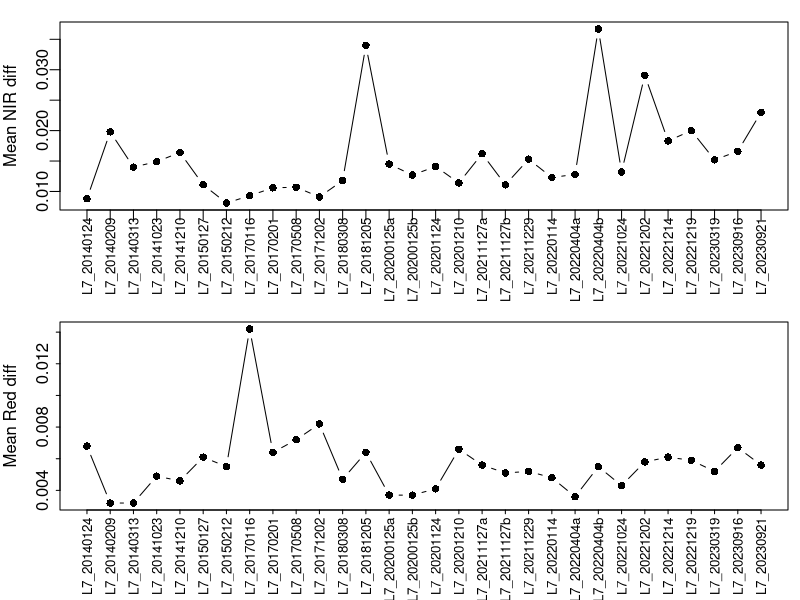
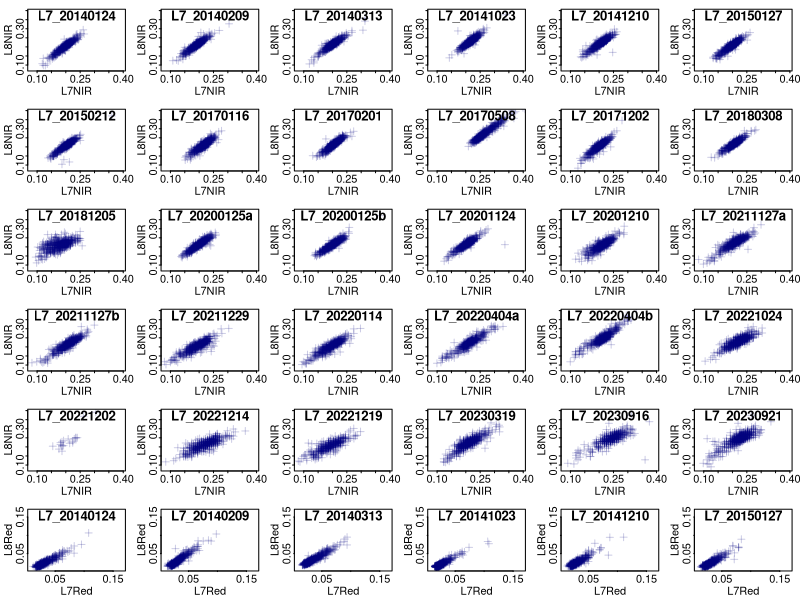
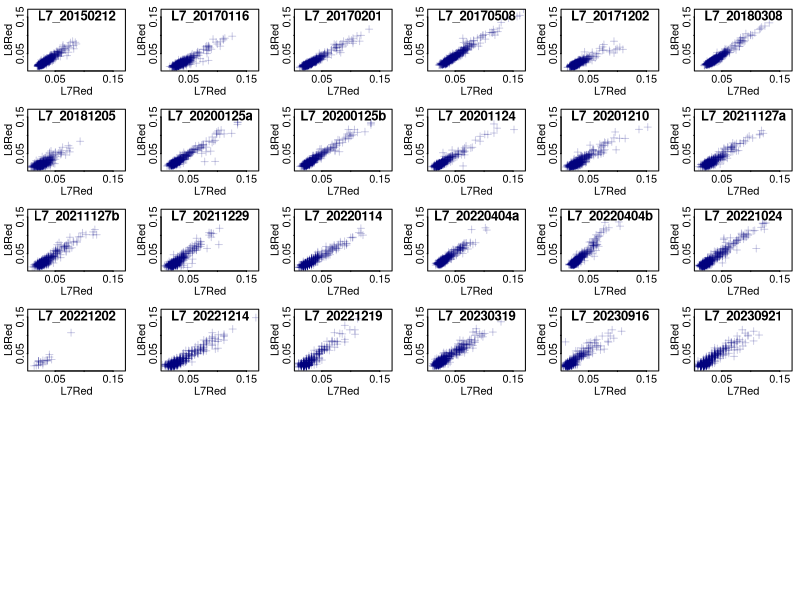
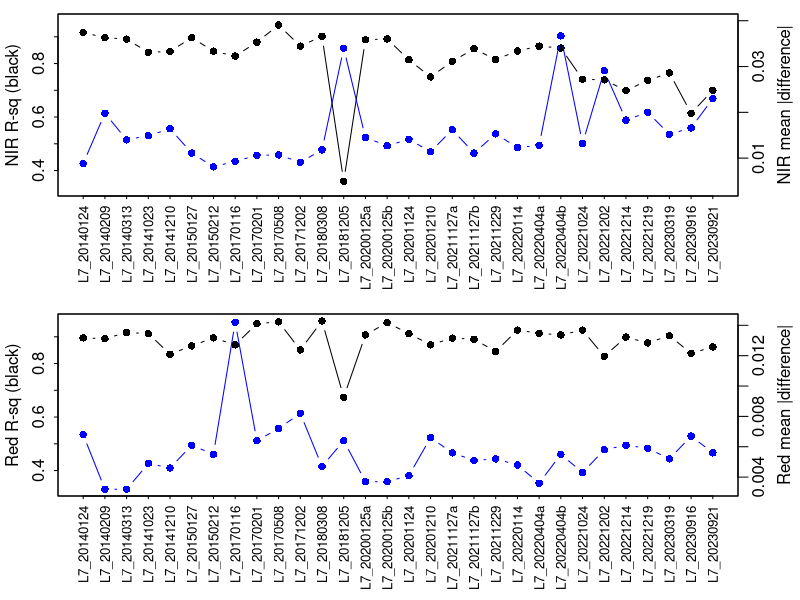
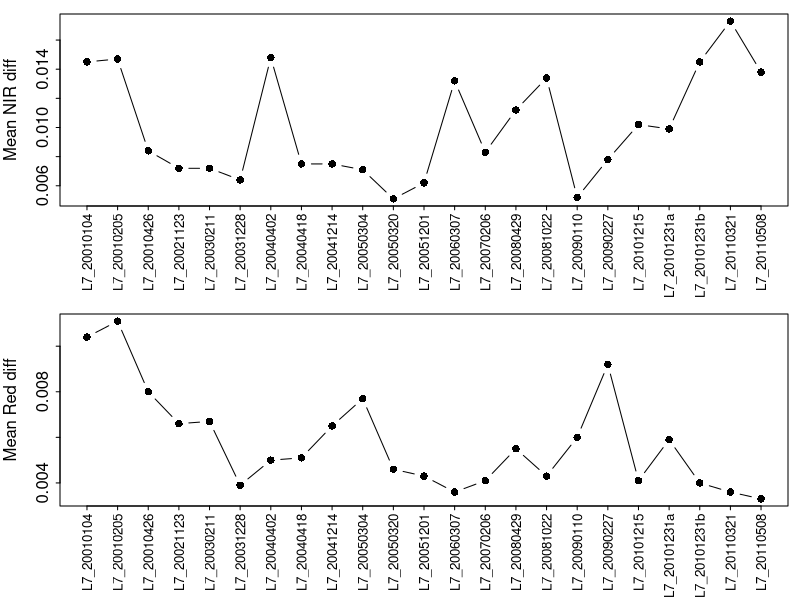
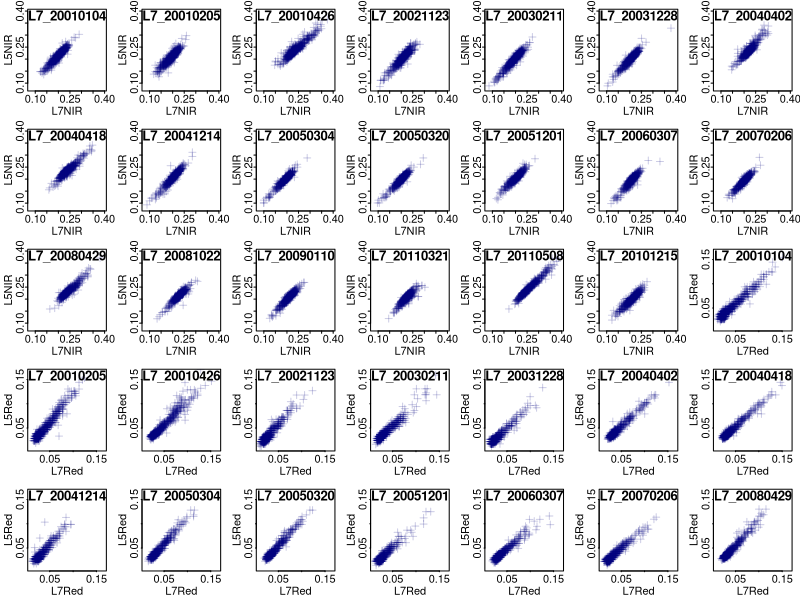
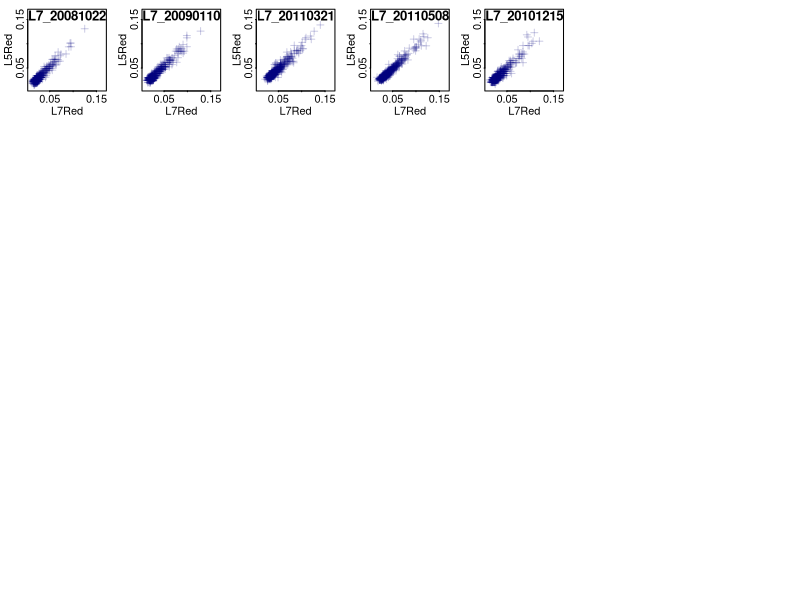
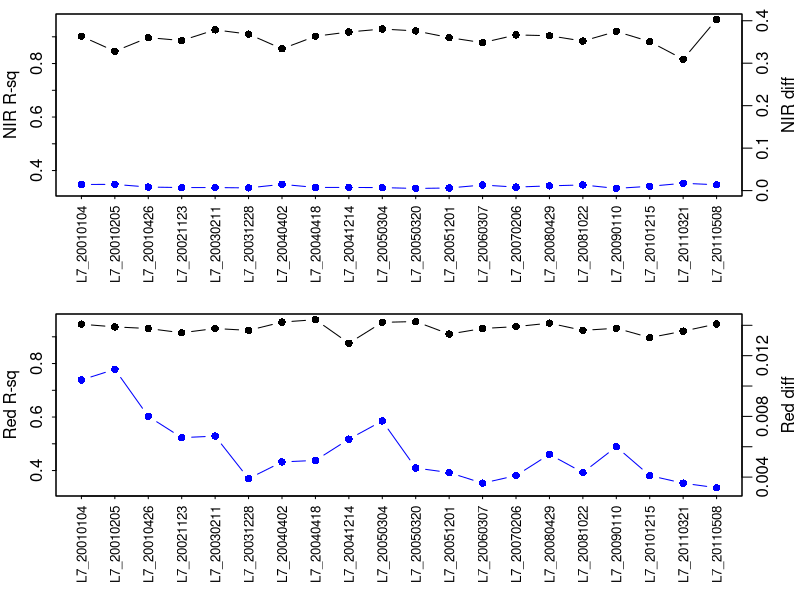

Generate these figures, in order, with R:
# -------------------------------------------------------------------------------------
# Landsat Harmonization Analysis - Bradford Forest
# This script builds on processing steps in Google Earth Engine (GEE) and ArcGIS Pro
# It harmonizes surface reflectance values across Landsat 5, 7, and 8 to enable
# consistent LAI estimation across time.

# GEE steps:
#  - Extracted cloud-free Landsat imagery over Bradford Forest
#  - Identified time-matched image pairs within ~8 days of each other
#  - Exporting R and NIR bands from each sensor
# GEE script: https://code.earthengine.google.com/ccea0823362ae6d5b4dc6e8b59d60317

# ArcGIS steps (can be replicated in any spatial software):
#  - Generated random points at a minimize separation to avoid spatial autocorrelation
#    (we used 350 m based on screening using Incremental Spatial Autocorrelation tool)
#  - Extracted Red and NIR band values from each Landsat image export to those points

# Reproducing this workflow:
#  - Use included sample_data/ for Bradford Forest for a script demonstration
#  - Or create your own datasets of date-matched NIR and Red reflectance values

# NOTE:
# Variable names like 'regNIR' and 'regRed' are reused and overwritten throughout this script
# Similarly, intermediate datasets like 'L5andL7' and 'L8andL7' are filtered and refined
#  iteratively while maintaining their name
# Therefore be mindful when backtracking or re-running earlier parts non-sequentially

library(reshape2)
library(scales)

################# CHANGE to your working directory
setwd('\\sample_data')
L5_NIR     = read.csv('L5_NIR_BandValues_Bradford.csv'      ,header=TRUE); L5_NIR    =L5_NIR[,-2]
L5_Red     = read.csv('L5_Red_BandValues_Bradford.csv'      ,header=TRUE); L5_Red    =L5_Red[,-2]
L7for5_NIR = read.csv('L7withL5_NIR_BandValues_Bradford.csv',header=TRUE); L7for5_NIR=L7for5_NIR[,-2]
L7for5_Red = read.csv('L7withL5_Red_BandValues_Bradford.csv',header=TRUE); L7for5_Red=L7for5_Red[,-2]
L7for8_NIR = read.csv('L7withL8_NIR_BandValues_Bradford.csv',header=TRUE); L7for8_NIR=L7for8_NIR[,-2]
L7for8_Red = read.csv('L7withL8_Red_BandValues_Bradford.csv',header=TRUE); L7for8_Red=L7for8_Red[,-2]
L8_NIR     = read.csv('L8_NIR_BandValues_Bradford.csv'      ,header=TRUE); L8_NIR    =L8_NIR[,-2]
L8_Red     = read.csv('L8_Red_BandValues_Bradford.csv'      ,header=TRUE); L8_Red    =L8_Red[,-2]

names(L5_NIR)[1] = names(L7for5_NIR)[1] = names(L7for8_NIR)[1] = names(L8_NIR)[1] =
names(L5_Red)[1] = names(L7for5_Red)[1] = names(L7for8_Red)[1] = names(L8_Red)[1] = 'pixelID'

# Remove rows where all values were nan or 0 (most needing removal are nan's). Mostly for Landsat 7
# instances where points fell in the black NoData striping that occurs in Landsat 7 images.
L5_NIR    =L5_NIR    [(rowSums(is.na(L5_NIR))    <(ncol(L5_NIR)-1))     & (rowSums(L5_NIR[,-1],na.rm=TRUE)    !=0),] 
L5_Red    =L5_Red    [(rowSums(is.na(L5_Red))    <(ncol(L5_Red)-1))     & (rowSums(L5_Red[,-1],na.rm=TRUE)    !=0),]
L7for5_NIR=L7for5_NIR[(rowSums(is.na(L7for5_NIR))<(ncol(L7for5_NIR)-1)) & (rowSums(L7for5_NIR[,-1],na.rm=TRUE)!=0),]
L7for5_Red=L7for5_Red[(rowSums(is.na(L7for5_Red))<(ncol(L7for5_Red)-1)) & (rowSums(L7for5_Red[,-1],na.rm=TRUE)!=0),]
L7for8_NIR=L7for8_NIR[(rowSums(is.na(L7for8_NIR))<(ncol(L7for8_NIR)-1)) & (rowSums(L7for8_NIR[,-1],na.rm=TRUE)!=0),]
L7for8_Red=L7for8_Red[(rowSums(is.na(L7for8_Red))<(ncol(L7for8_Red)-1)) & (rowSums(L7for8_Red[,-1],na.rm=TRUE)!=0),]
L8_NIR    =L8_NIR    [(rowSums(is.na(L8_NIR))    <(ncol(L8_NIR)-1))     & (rowSums(L8_NIR[,-1],na.rm=TRUE)    !=0),]
L8_Red    =L8_Red    [(rowSums(is.na(L8_Red))    <(ncol(L8_Red)-1))     & (rowSums(L8_Red[,-1],na.rm=TRUE)    !=0),]

# It was good to have some redundancy to field names at first, as an accuracy check, but lets simplify a little now
names(L5_NIR)    =gsub('_NIR','',names(L5_NIR))
names(L5_Red)    =gsub('_R'  ,'',names(L5_Red))
names(L7for5_NIR)=gsub('_NIR','',names(L7for5_NIR))
names(L7for5_Red)=gsub('_R'  ,'',names(L7for5_Red))
names(L7for8_NIR)=gsub('_NIR','',names(L7for8_NIR))
names(L7for8_Red)=gsub('_R'  ,'',names(L7for8_Red))
names(L8_NIR)    =gsub('_NIR','',names(L8_NIR))
names(L8_Red)    =gsub('_R'  ,'',names(L8_Red))

#############################################################################
## Landsat 7 and 8
#############################################################################

L7L8DateMatches = read.csv('L7toL8MatchesTable_Bradford.csv', header=TRUE)

## Get each of the L5 and L7 datasets into long data frame form
L8_NIRlong    = melt(L8_NIR,     na.rm=FALSE, value.name='L8NIR',id="pixelID"); names(L8_NIRlong)[2]    ="L8date"
L7for8_NIRlong= melt(L7for8_NIR, na.rm=FALSE, value.name="L7NIR",id="pixelID"); names(L7for8_NIRlong)[2]="L7date"
L8_Redlong    = melt(L8_Red,     na.rm=FALSE, value.name='L8Red',id="pixelID"); names(L8_Redlong)[2]    ="L8date"
L7for8_Redlong= melt(L7for8_Red, na.rm=FALSE, value.name='L7Red',id="pixelID"); names(L7for8_Redlong)[2]="L7date"

# Add a column that gives the L7 date to be matched to each L8 date
L8andL7NIR = merge(L8_NIRlong, L7L8DateMatches,by='L8date',all.x=TRUE)

# Add a column that gives the L7 NIR values (found by linking to the L7 dates just added)
L8andL7NIR = merge(L8andL7NIR, L7for8_NIRlong ,by=c('pixelID','L7date'),all.x=TRUE)

# You now have a table with L8 & L7 NIR values. Now we add L8 & L7 Red values
L8andL7pre    = merge(L8andL7NIR, L8_Redlong    ,by=c('pixelID','L8date'),all.x=TRUE)
L8andL7pre    = merge(L8andL7pre, L7for8_Redlong,by=c('pixelID','L7date'),all.x=TRUE)

# Remove L7_20230324 records. The L7 striping must have been bad for that one because there are only 3 records.
L8andL7pre = L8andL7pre[L8andL7pre$L7date!="L7_20230324",]

# Copy the date frame and begin noise removal on the new data frame
L8andL7 = L8andL7pre[rowSums(!is.na(L8andL7pre))==ncol(L8andL7pre), ]

# For comparison, check regression now, BEFORE eliminating data after 2020 or other bad dates
regNIR = lm(L8NIR~L7NIR,data=L8andL7pre); summary(regNIR)$adj.r.squared
regRed = lm(L8Red~L7Red,data=L8andL7pre); summary(regRed)$adj.r.squared

## Check  whether there are any date pairs that should be excluded because of major differences
## in values, which would suggest a large-scale change happened at the study area in between
## the matched images
L8andL7$NIRdiff = abs(L8andL7$L8NIR - L8andL7$L7NIR)
L8andL7$Reddiff = abs(L8andL7$L8Red - L8andL7$L7Red)

## Plot the NIR difference between missions for date pairs
par(mfrow=c(2,1),mar=c(4.5,3,1.1,0.6),mgp=c(2,0.4,0))
L8andL7NIRdiff_agg = aggregate(L8andL7$NIRdiff, list(L8andL7$L7dateunique),FUN=mean,na.rm=TRUE); 
L8andL7NIRdiff_agg$x = round(L8andL7NIRdiff_agg$x,4)
L8andL7NIRdiff_agg[order(-L8andL7NIRdiff_agg$x),] ## take a look -- any pairs with unusually high differences?
xseq = seq(1,length(L8andL7NIRdiff_agg$x))
plot(L8andL7NIRdiff_agg$x ~ xseq,xaxt='n',pch=16,type='b',ylab='Mean NIR diff',xlab='')
axis(1,at=xseq,labels=L8andL7NIRdiff_agg$Group.1,cex.axis=0.8,las=2)
#  L7_20181205, L7_20220404b looks bad

L8andL7Reddiff_agg = aggregate(L8andL7$Reddiff, list(L8andL7$L7dateunique),FUN=mean,na.rm=TRUE) 
L8andL7Reddiff_agg$x = round(L8andL7Reddiff_agg$x,4)
L8andL7Reddiff_agg[order(-L8andL7Reddiff_agg$x),] ## take a look -- any pairs with unusually high differences?
xseq = seq(1,length(L8andL7Reddiff_agg$x))
plot(L8andL7Reddiff_agg$x ~ xseq,xaxt='n',pch=16,type='b',tck=-0.02,ylab='Mean Red diff',xlab='')
axis(1,at=xseq,labels=L8andL7Reddiff_agg$Group.1,cex.axis=0.8,las=2,tck=-0.02)
#  L7_20170116 looks bad

# Eliminate data after 2020. Spectral drift means data is less reliable starting in 2021
# https://pubs.usgs.gov/publication/70224264
L8andL7$year = as.numeric(substr(L8andL7$L7date,4,7))
L8andL7=L8andL7[L8andL7$year<=2020,]

# Regression AFTER eliminating data after 2020
regNIR = lm(L8NIR~L7NIR,data=L8andL7); summary(regNIR)$adj.r.squared
regRed = lm(L8Red~L7Red,data=L8andL7); summary(regRed)$adj.r.squared

# Eliminate the other bad pairs
L8andL7=subset(L8andL7, subset = L7date != 'L7_20181205' & L7date != 'L7_20170116')

# Regression AFTER eliminating those other bad pairs
regNIR = lm(L8NIR~L7NIR,data=L8andL7); summary(regNIR)$adj.r.squared
regRed = lm(L8Red~L7Red,data=L8andL7); summary(regRed)$adj.r.squared

L8andL7=L8andL7[rowSums(!is.na(L8andL7))==ncol(L8andL7), ]
nrow(L8andL7)

## More noise filtering at the pixel level, based on cases where L8 and L7 found very different values 
## for pixels, which again suggest real changes on the ground in between matched dates, though
## at a smaller scale now. First we use a screening method based on Roy 2016, which only removes 
## extremely misalligned data
L8andL7$NIRnoisecalc = abs(L8andL7$L8NIR-L8andL7$L7NIR) / (0.5*abs(L8andL7$L8NIR+L8andL7$L7NIR))
L8andL7$NIRnoisy     = ifelse(L8andL7$NIRnoisecalc > 1, 1, 0)

L8andL7$Rednoisecalc = abs(L8andL7$L8Red-L8andL7$L7Red) / (0.5*abs(L8andL7$L8Red+L8andL7$L7Red))
L8andL7$Rednoisy     = ifelse(L8andL7$Rednoisecalc > 1, 1, 0)

# set "noisy" field to 1 in cases where either band is mismatched
L8andL7$noisy = ifelse((L8andL7$NIRnoisy | L8andL7$Rednoisy) == 1, 1, 0)

mean(L8andL7$noisy,na.rm=TRUE) # the portion removed via Roy 2016 adapted method. It will likely be tiny

# Environment clean up
L8andL7 = within(L8andL7, rm(NIRnoisy,Rednoisy,NIRnoisecalc,Rednoisecalc))
rm(L8_NIRlong,L7for8_NIRlong,L8_Redlong,L7for8_Redlong,L8andL7NIR)

## We need to do more here because there are still major disparities that suggest some type
#  of change on the ground between the paired Landsat dates.
#  Additional screening will be based simply on absolute differences.

## To set an unacceptable amount of disparity, calculate mean and st. dev. of the L8-to-L7 differences
#  and we'll say the mean + 3*sd is the cut-off. Anything higher is eliminated.
#  That is, we define an acceptable level of difference between date-matched pixels,
#  and if the difference exceeds that, we assume real change happened on the ground and eliminate it
L8andL7$NIRnoisy2 = ifelse(L8andL7$NIRdiff > 
                             mean(L8andL7$NIRdiff,na.rm=TRUE) + 3*sd(L8andL7$NIRdiff,na.rm=TRUE), 1, 0)
L8andL7$Rednoisy2 = ifelse(L8andL7$Reddiff > 
                             mean(L8andL7$Reddiff,na.rm=TRUE) + 3*sd(L8andL7$Reddiff,na.rm=TRUE), 1, 0)

# set "noisy2" field to 1 in cases where either band is mismatched
L8andL7$noisy2 = ifelse((L8andL7$NIRnoisy2 | L8andL7$Rednoisy2) == 1, 1, 0) # Set to 1 if either is high
mean(L8andL7$noisy2,na.rm=TRUE) # the portion removed by new noise screening

# Environment Clean up
L8andL7 = within(L8andL7, rm(NIRdiff,Reddiff,NIRnoisy2,Rednoisy2))

# Regression BEFORE eliminating noisy data
regNIR = lm(L8NIR~L7NIR,data=L8andL7); summary(regNIR)$adj.r.squared
regRed = lm(L8Red~L7Red,data=L8andL7); summary(regRed)$adj.r.squared

# Remove the noisy data
L8andL7final=L8andL7[L8andL7$noisy==0 & L8andL7$noisy2==0,]
L8andL7final=L8andL7final[rowSums(!is.na(L8andL7final))==ncol(L8andL7final), ]
nrow(L8andL7final)

# Regression AFTER eliminating noisy data
regNIR_L7asL8 = lm(L8NIR~L7NIR,data=L8andL7final); summary(regNIR_L7asL8)$adj.r.squared
regRed_L7asL8 = lm(L8Red~L7Red,data=L8andL7final); summary(regRed_L7asL8)$adj.r.squared


# GRAPHING
# Graphing scatterplots at individual dates
L7dates = unique(L8andL7pre$L7dateunique) ; L7dates
par(mfrow=c(6,6),mar=c(2.2,2.1,0.7,0.6),mgp=c(1.0,0.1,0))
L7L8NIR_Rsqs = L7L8Red_Rsqs = c()

for (x in L7dates){
  with(L8andL7pre[L8andL7pre$L7dateunique==x,], 
      plot(L8NIR~L7NIR, pch=3,col=alpha('navy',0.2),xlim=c(0.08,0.395), ylim=c(0.08,0.395),tck=-0.03))
      title(main=x,line=-0.85)
  rsq = with(L8andL7pre[L8andL7pre$L7dateunique==x,], round(summary(lm(L8NIR~L7NIR))$adj.r.squared,3))
  print(paste(x,rsq))
  L7L8NIR_Rsqs[which(L7dates==x)]=rsq
}

for (x in L7dates){
  with(L8andL7pre[L8andL7pre$L7dateunique==x,], 
       plot(L8Red~L7Red, pch=3,col=alpha('navy',0.2),xlim=c(0.009,0.165),ylim=c(0.009,0.165),tck=-0.01))
       title(main=x,line=-0.85)
  rsq = with(L8andL7pre[L8andL7pre$L7dateunique==x,], round(summary(lm(L8Red~L7Red))$adj.r.squared,3))
  print(paste(x,rsq))
  L7L8Red_Rsqs[which(L7dates==x)]=rsq
}

# Graphing R-squared and average differences across individual dates
L7L8Rsqs = data.frame(cbind(L7dates,L7L8NIR_Rsqs,L7L8Red_Rsqs))

L7L8Rsqs = merge(L7L8Rsqs, L8andL7NIRdiff_agg, by.x = 'L7dates', by.y='Group.1')
  names(L7L8Rsqs)[length(L7L8Rsqs)]='L7L8NIR_diff'
L7L8Rsqs = merge(L7L8Rsqs, L8andL7Reddiff_agg, by.x = 'L7dates', by.y='Group.1')
  names(L7L8Rsqs)[length(L7L8Rsqs)]='L7L8Red_diff'

L7dates = unique(L8andL7pre$L7dateunique) ; L7dates

xseq = seq(1,nrow(L7L8Rsqs))
par(mfrow=c(2,1),mar=c(5.2,2.9,0.7,3.1),mgp=c(1.8,0.5,0))
plot(L7L8Rsqs$L7L8NIR_Rsqs ~ xseq,xaxt='n',pch=16,type='b',tck=-0.02,ylab='NIR R-sq (black)',xlab='',ylim=c(0.33,0.96))
  axis(1,at=xseq,labels=L7L8Rsqs$L7dates,cex.axis=0.8,las=2,tck=-0.015)
par(new=TRUE);
plot(L7L8Rsqs$L7L8NIR_diff ~ xseq,xaxt='n',yaxt='n',pch=16,type='b',tck=-0.02,col='blue',ylab='',xlab='',ylim=c(0.0032,0.0400))
  axis(4) ; mtext('NIR mean |difference|', side=4,line=1.8)
  
plot(L7L8Rsqs$L7L8Red_Rsqs ~ xseq,xaxt='n',pch=16,type='b',tck=-0.02,ylab='Red R-sq (black)',xlab='',ylim=c(0.33,0.96))
  axis(1,at=xseq,labels=L7L8Rsqs$L7dates,cex.axis=0.8,las=2,tck=-0.015)
par(new=TRUE);
plot(L7L8Rsqs$L7L8Red_diff ~ xseq,xaxt='n',yaxt='n',pch=16,type='b',tck=-0.02,col='blue',ylab='',xlab='',ylim=c(0.0032,0.0143))
  axis(4) ; mtext('Red mean |difference|', side=4,line=1.8)
  

# Graphing giant scatterplots
  
#par(mfrow=c(3,2),mar=c(2.2,2.1,0.7,0.6),mgp=c(1.0,0.1,0))
#with(L8andL7final,  plot(L8NIR~L7NIR, pch=3,col=alpha('navy',0.2),xlim=c(0.10,0.395),ylim=c(0.10,0.395)))
#abline(a=0,b=1,lwd=2) ; abline(regNIR_L7asL8,col='tomato3',lwd=2)
#with(L8andL7final,  plot(L8Red~L7Red, pch=3,col=alpha('navy',0.2),xlim=c(0.009,0.165),ylim=c(0.009,0.165)))
#abline(a=0,b=1,lwd=2) ; abline(regRed_L7asL8,col='tomato3',lwd=2)


#############################################################################
## Landsat 5 and 7
#############################################################################

L5L7DateMatches = read.csv('L5toL7MatchesTable_Bradford.csv', header=TRUE)

## Get each of the L5 and L7 datasets into long data frame form
L5_NIRlong    = melt(L5_NIR,     na.rm=FALSE, value.name='L5NIR',id="pixelID"); names(L5_NIRlong)[2]    ="L5date"
L7for5_NIRlong= melt(L7for5_NIR, na.rm=FALSE, value.name="L7NIR",id="pixelID"); names(L7for5_NIRlong)[2]="L7date"
L5_Redlong    = melt(L5_Red,     na.rm=FALSE, value.name='L5Red',id="pixelID"); names(L5_Redlong)[2]    ="L5date"
L7for5_Redlong= melt(L7for5_Red, na.rm=FALSE, value.name='L7Red',id="pixelID"); names(L7for5_Redlong)[2]="L7date"

# Add a column that gives the L7 date to be matched to each L5 date
L5andL7NIR = merge(L5_NIRlong, L5L7DateMatches,by='L5date',all.x=TRUE)

# Add a column that gives the L7 NIR values (found by linking to the L7 dates just added)
L5andL7NIR = merge(L5andL7NIR, L7for5_NIRlong ,by=c('pixelID','L7date'),all.x=TRUE)

# You now have a table with L5 & L7 NIR values. Now we add L5 & L7 Red values
L5andL7pre    = merge(L5andL7NIR, L5_Redlong    ,by=c('pixelID','L5date'),all.x=TRUE)

L5andL7pre    = merge(L5andL7pre, L7for5_Redlong,by=c('pixelID','L7date'),all.x=TRUE)

# Copy the date frame and do noise removal on the new data frame
L5andL7 = L5andL7pre

## Check out whether there are any date pairs that should be excluded because of major
## differences in values, which would suggest a large-scale change happened in the study area.

regNIR = lm(L7NIR~L5NIR,data=L5andL7pre); summary(regNIR)$adj.r.squared
regRed = lm(L7Red~L5Red,data=L5andL7pre); summary(regRed)$adj.r.squared

L5andL7$NIRdiff = abs(L5andL7$L5NIR - L5andL7$L7NIR)
L5andL7$Reddiff = abs(L5andL7$L5Red - L5andL7$L7Red)

par(mfrow=c(2,1),mar=c(4.7,3,0.7,0.6),mgp=c(2,0.4,0))
L5andL7NIRdiff_agg = aggregate(L5andL7$NIRdiff, list(L5andL7$L7dateunique), FUN=mean,na.rm=TRUE) 
L5andL7NIRdiff_agg$x = round(L5andL7NIRdiff_agg$x,4)
L5andL7NIRdiff_agg[order(-L5andL7NIRdiff_agg$x),] ## take a look -- any pairs with unusually high differences?
xseq = seq(1,length(L5andL7NIRdiff_agg$x))
plot(L5andL7NIRdiff_agg$x ~ xseq,xaxt='n',pch=16,type='b',tck=-0.02,ylab='Mean NIR diff',xlab='')
axis(1,at=xseq,labels=L5andL7NIRdiff_agg$Group.1,cex.axis=0.8,las=2,tck=-0.02)

L5andL7Reddiff_agg = aggregate(L5andL7$Reddiff, list(L5andL7$L7dateunique), FUN=mean,na.rm=TRUE) 
L5andL7Reddiff_agg$x = round(L5andL7Reddiff_agg$x,4)
L5andL7Reddiff_agg[order(-L5andL7Reddiff_agg$x),] ## take a look -- any pairs with unusually high differences?
xseq = seq(1,length(L5andL7Reddiff_agg$x))
plot(L5andL7Reddiff_agg$x ~ xseq,xaxt='n',pch=16,type='b',tck=-0.02,ylab='Mean Red diff',xlab='')
axis(1,at=xseq,labels=L5andL7Reddiff_agg$Group.1,cex.axis=0.8,las=2,tck=-0.02)


## Based on looking also at R-squared further down, we remove the following because of NIR discrepancies.
L5andL7=subset(L5andL7, subset = L7date != 'L7_20090227' & L7date != 'L7_20101231')
L5andL7=L5andL7[rowSums(!is.na(L5andL7))==ncol(L5andL7), ]

nrow(L5andL7)

#Regression AFTER eliminating the bad pairs
regNIR = lm(L7NIR~L5NIR,data=L5andL7); summary(regNIR)$adj.r.squared
regRed = lm(L7Red~L5Red,data=L5andL7); summary(regRed)$adj.r.squared

## Now lets do noise filtering by pixel, based on cases where L5 and L7 found very different values
#  The first screening uses the method from Roy 2016, which only removes extremely misalligned data
L5andL7$NIRnoisecalc = abs(L5andL7$L5NIR-L5andL7$L7NIR) / (0.5*abs(L5andL7$L5NIR+L5andL7$L7NIR))
L5andL7$NIRnoisy     = ifelse(L5andL7$NIRnoisecalc > 1, 1, 0) # Set to 1 if NIR disparity is high

L5andL7$Rednoisecalc = abs(L5andL7$L5Red-L5andL7$L7Red) / (0.5*abs(L5andL7$L5Red+L5andL7$L7Red))
L5andL7$Rednoisy     = ifelse(L5andL7$Rednoisecalc > 1, 1, 0) # Set to 1 if Red disparity is high

L5andL7$noisy = ifelse((L5andL7$NIRnoisy | L5andL7$Rednoisy) == 1, 1, 0) # Set to 1 if either is high

sum(L5andL7$noisy,na.rm=TRUE) # the portion removed

# Environment clean up
#L5andL7 = within(L5andL7, rm(NIRnoisy,Rednoisy,NIRnoisecalc,Rednoisecalc))
#rm(L5_NIRlong,L7for5_NIRlong,L5_Redlong,L7for5_Redlong,L5andL7NIR)

## We need to do more here because there are still some major disparities that suggest a major land
#  change there in between the paired Landsat dates. Additional screening will be based simply on differences.

## To set an unacceptable amount of disparity, calculate mean and st. dev. of the L5-to-L7 differences
#  and we'll say the mean + 3*sd is the cut-off. Anything higher is eliminated.
L5andL7$NIRnoisy2 = ifelse(L5andL7$NIRdiff > 
                             mean(L5andL7$NIRdiff,na.rm=TRUE) + 3*sd(L5andL7$NIRdiff,na.rm=TRUE), 1, 0)
L5andL7$Rednoisy2 = ifelse(L5andL7$Reddiff > 
                             mean(L5andL7$Reddiff,na.rm=TRUE) + 3*sd(L5andL7$Reddiff,na.rm=TRUE), 1, 0)

L5andL7$noisy2 = ifelse((L5andL7$NIRnoisy2 | L5andL7$Rednoisy2) == 1, 1, 0) # Set to 1 if either is high
L8andL7=L8andL7[rowSums(!is.na(L8andL7))==ncol(L8andL7), ]

mean(L5andL7$noisy2,na.rm=TRUE) # the portion removed

# Environment clean up
#L5andL7 = within(L5andL7, rm(NIRdiff,Reddiff,NIRnoisy2,Rednoisy2))

# Regression BEFORE eliminating noisy data
regNIR = lm(L7NIR~L5NIR,data=L5andL7); summary(regNIR)$adj.r.squared
regRed = lm(L7Red~L5Red,data=L5andL7); summary(regRed)$adj.r.squared

# Remove the noisy data
L5andL7final= L5andL7[L5andL7$noisy2!=1,]
L5andL7final=L5andL7final[rowSums(!is.na(L5andL7final))==ncol(L5andL7final), ]
nrow(L5andL7final)

# Regression AFTER eliminating noisy data
regNIR_L5asL7 = lm(L7NIR~L5NIR,data=L5andL7final); summary(regNIR_L5asL7)#$adj.r.squared
regRed_L5asL7 = lm(L7Red~L5Red,data=L5andL7final); summary(regRed_L5asL7)#$adj.r.squared

# GRAPHING
# Graphing scatterplots for individual dates
L7dates = unique(L5andL7$L7dateunique) ; L7dates
par(mfrow=c(5,7),mar=c(2.2,2.1,0.7,0.6),mgp=c(1.0,0.1,0))
L5L7NIR_Rsqs = L5L7Red_Rsqs = c()

for (x in L7dates){
  with(L5andL7pre[L5andL7pre$L7dateunique==x,], 
      plot(L5NIR~L7NIR, pch=3,col=alpha('navy',0.2),xlim=c(0.08,0.395), ylim=c(0.08,0.395),tck=-0.03))
      title(main=x,line=-0.85)
  rsq = with(L5andL7pre[L5andL7pre$L7dateunique==x,], round(summary(lm(L5NIR~L7NIR))$adj.r.squared,3))
  print(paste(x,rsq))
  L5L7NIR_Rsqs[which(L7dates==x)]=rsq
}

for (x in L7dates){
  with(L5andL7pre[L5andL7pre$L7dateunique==x,], 
       plot(L5Red~L7Red, pch=3,col=alpha('navy',0.2),xlim=c(0.009,0.165),ylim=c(0.009,0.165),tck=-0.01))
  title(main=x,line=-0.85)
  rsq = with(L5andL7pre[L5andL7pre$L7dateunique==x,], round(summary(lm(L5Red~L7Red))$adj.r.squared,3))
  print(paste(x,rsq))
  L5L7Red_Rsqs[which(L7dates==x)]=rsq
}

L5L7Rsqs = data.frame(cbind(L7dates,L5L7NIR_Rsqs,L5L7Red_Rsqs))


# Graphing R-squared and average differences across individual dates
L7dates = unique(L5andL7$L7dateunique) ; L7dates
L5L7Rsqs = data.frame(cbind(L7dates,L5L7NIR_Rsqs,L5L7Red_Rsqs))

L5L7Rsqs = merge(L5L7Rsqs, L5andL7NIRdiff_agg, by.x = 'L7dates', by.y='Group.1')
  names(L5L7Rsqs)[length(L5L7Rsqs)]='L5L7NIR_diff'
L5L7Rsqs = merge(L5L7Rsqs, L5andL7Reddiff_agg, by.x = 'L7dates', by.y='Group.1')
  names(L5L7Rsqs)[length(L5L7Rsqs)]='L5L7Red_diff'

xseq = seq(1,nrow(L5L7Rsqs))
par(mfrow=c(2,1),mar=c(5.2,2.8,0.7,2.9),mgp=c(1.8,0.5,0))
plot(L5L7Rsqs$L5L7NIR_Rsqs ~ xseq,xaxt='n',pch=16,type='b',tck=-0.02,ylab='NIR R-sq',xlab='',ylim=c(0.33,0.96))
  axis(1,at=xseq,labels=L5L7Rsqs$L7dates,cex.axis=0.8,las=2,tck=-0.015)
par(new=TRUE);
plot(L5L7Rsqs$L5L7NIR_diff ~ xseq,xaxt='n',yaxt='n',pch=16,type='b',tck=-0.02,col='blue',ylab='',xlab='',ylim=c(0.0032,0.400))
  axis(4) ; mtext('NIR diff', side=4,line=1.8)

plot(L5L7Rsqs$L5L7Red_Rsqs ~ xseq,xaxt='n',pch=16,type='b',tck=-0.02,ylab='Red R-sq',xlab='',ylim=c(0.33,0.96))
  axis(1,at=xseq,labels=L5L7Rsqs$L7dates,cex.axis=0.8,las=2,tck=-0.015)
par(new=TRUE);
plot(L5L7Rsqs$L5L7Red_diff ~ xseq,xaxt='n',yaxt='n',pch=16,type='b',tck=-0.02,col='blue',ylab='',xlab='',ylim=c(0.0032,0.0143))
  axis(4) ; mtext('Red diff', side=4,line=1.8)


# Graphing giant scatterplots

#par(mfrow=c(1,2),mar=c(2.2,2.1,0.7,0.6),mgp=c(1.0,0.1,0))

#with(L5andL7final,plot(L7NIR~L5NIR, pch=3,col=alpha('navy',0.2),xlim=c(0.10,0.395),ylim=c(0.10,0.395)))
# abline(a=0,b=1,lwd=2) ; abline(regNIR,col='tomato3',lwd=2)
#with(L5andL7final,plot(L7Red~L5Red, pch=3,col=alpha('navy',0.2),xlim=c(0.008,0.157),ylim=c(0.008,0.157)))
# abline(a=0,b=1,lwd=2) ; abline(regRed,col='tomato3',lwd=2)

## Good, that all looks good. Regressions that predict L8 values from L5 values do well.
## Regressions that predict L7 values from L5 values do well. But now we need to relate L5
## to L7 values that are in L8 terms.
  
head(L5andL7final ,2)

head(data.frame(L5andL7final$L7NIR))

L5andL7final$L8equivL7NIR = predict(regNIR_L7asL8,  L5andL7final)
L5andL7final$L8equivL7Red = predict(regRed_L7asL8,  L5andL7final)


par(mfrow=c(2,1))
#plot(L5andL7final$L7NIR,L5andL7final$L8equivL7NIR,pch=3,col=alpha('navy',0.2),xlim=c(0.10,0.395),ylim=c(0.10,0.395))
#abline(a=0,b=1,lwd=2) 

#plot(L5andL7final$L7Red,L5andL7final$L8equivL7Red,pch=3,col=alpha('navy',0.2),xlim=c(0.008,0.157),ylim=c(0.008,0.157)) 
#abline(a=0,b=1,lwd=2) 


regNIR = lm(L8equivL7NIR~L5NIR,data=L5andL7final) ; summary(regNIR)
regRed = lm(L8equivL7Red~L5Red,data=L5andL7final) ; summary(regRed)

head(L5andL7final)


par(mfrow=c(2,1),mar=c(1.8,2.1,0.5,0.6),mgp=c(1.0,0.1,0))

plot(L5andL7final$L8equivL7NIR~L5andL7final$L5NIR,pch=3,cex=0.8,col=alpha('dodgerblue3',0.4),xlim=c(0.10,0.395),ylim=c(0.10,0.395),xlab='L5 NIR',ylab='L8 equivalent NIR')
abline(a=0,b=1,lwd=2,lty='longdash')
abline(regNIR,col='red',lwd=2)

plot(L5andL7final$L8equivL7Red~L5andL7final$L5Red,pch=3,cex=0.8,col=alpha('dodgerblue3',0.1),xlim=c(0.008,0.157),ylim=c(0.008,0.157),xlab='L5 Red',ylab='L8 equivalent Red') 
abline(a=0,b=1,lwd=2,lty='longdash') 
abline(regRed,col='red',lwd=2)
